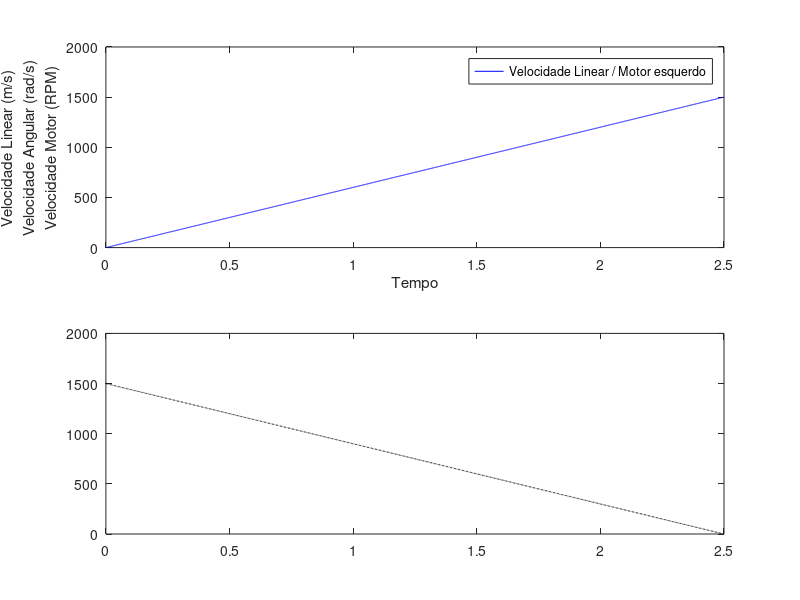

MATLAB code to generate this figure:
close all
clear all
clc

bits_to_receive = 2500;
baud_rate = 1382400;
Ts = 1e-3;

teste1 = linspace(0, 1500, bits_to_receive);
teste2 = linspace(1500, 0, bits_to_receive);

t = 0:Ts:((bits_to_receive-1)*Ts);

% data = [temp(1:2:length(temp))'; temp(2:2:length(temp))'];

figure
subplot(2,1,1)
plot(t,teste1,'b-');
hold on
subplot(2,1,2)
plot(t,teste2,'k-.');
subplot(2,1,1)
legend('Velocidade Linear / Motor esquerdo','Velocidade Angular / Motor direito');
% ylabel('Velocidade (m/s, rad/s, rpm)');
ylabel({'Velocidade Linear (m/s)';'Velocidade Angular (rad/s)';'Velocidade Motor (RPM)'});
xlabel('Tempo');
